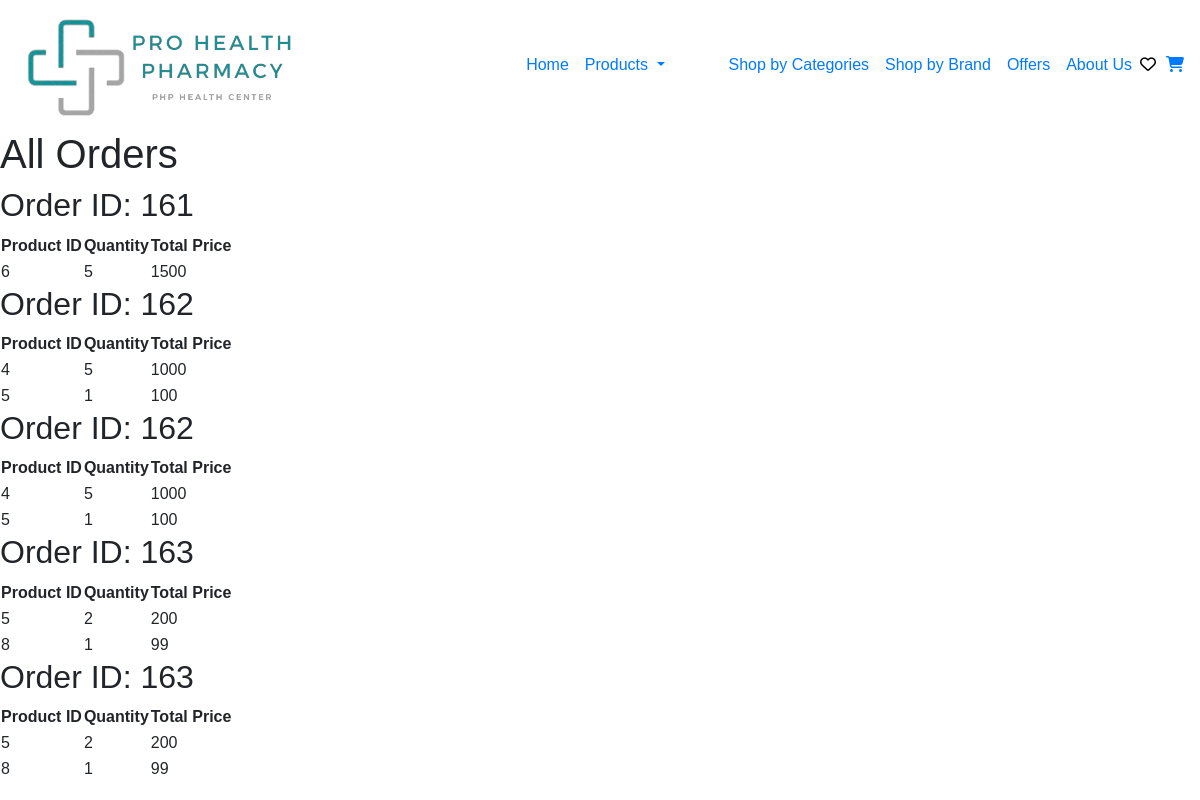
Page /ManageOrders/ViewOrder.php on the committed database.
### ManageOrders/ViewOrder.php (the view, shortened to what this page needs)
<?php
include '../header.php';
include '../Connection/init.php';
$stmt = $db->prepare("
    SELECT od.*, oi.ProductID, oi.Qty, oi.TotalPrice
    FROM `order data` od
    LEFT JOIN `ordered item` oi ON od.OrderID = oi.OrderID
");
$stmt->execute();
$orderData = $stmt->fetchAll(PDO::FETCH_ASSOC);
?>
<?php if (!empty($orderData)): ?>
  <h1>All Orders</h1>
  <?php foreach ($orderData as $order): ?>
    <h2>Order ID: <?php echo $order['OrderID']; ?></h2>
    <table>
      <thead>
        <tr>
          <th>Product ID</th>
          <th>Quantity</th>
          <th>Total Price</th>
        </tr>
      </thead>
      <tbody>
        <?php foreach ($orderData as $item): ?>
          <?php if ($item['OrderID'] == $order['OrderID']): ?>
            <tr>
              <td><?php echo $item['ProductID']; ?></td>
              <td><?php echo $item['Qty']; ?></td>
              <td><?php echo $item['TotalPrice']; ?></td>
            </tr>
          <?php endif; ?>
        <?php endforeach; ?>
      </tbody>
    </table>
  <?php endforeach; ?>
<?php else: ?>
  <p>No order data found.</p>
<?php endif; ?>
<!DOCTYPE html>
<html lang="en">
<head>
</head>
<body>
</body>
</html>

### css/main.css (style rules this page uses)
* { box-sizing: border-box; }

### ManageOrders/ViewOrder.php (style rules this page uses)
html { height: 100%; }
body { font-family: arial; background-image: url('../images/order.gif'); background-repeat: no-repeat; background-size: cover; margin: 0 auto; }

### rows in the picture
ordered item: OrderID.OrderID "161", ProductID "6", Qty "5", TotalPrice "1500"
ordered item: OrderID.OrderID "162", ProductID "4", Qty "5", TotalPrice "1000"
ordered item: ProductID "5", Qty "1", TotalPrice "100", OrderID.OrderID "162"
ordered item: OrderID.OrderID "163", ProductID "5", Qty "2", TotalPrice "200"
ordered item: ProductID "8", Qty "1", TotalPrice "99", OrderID.OrderID "163"
